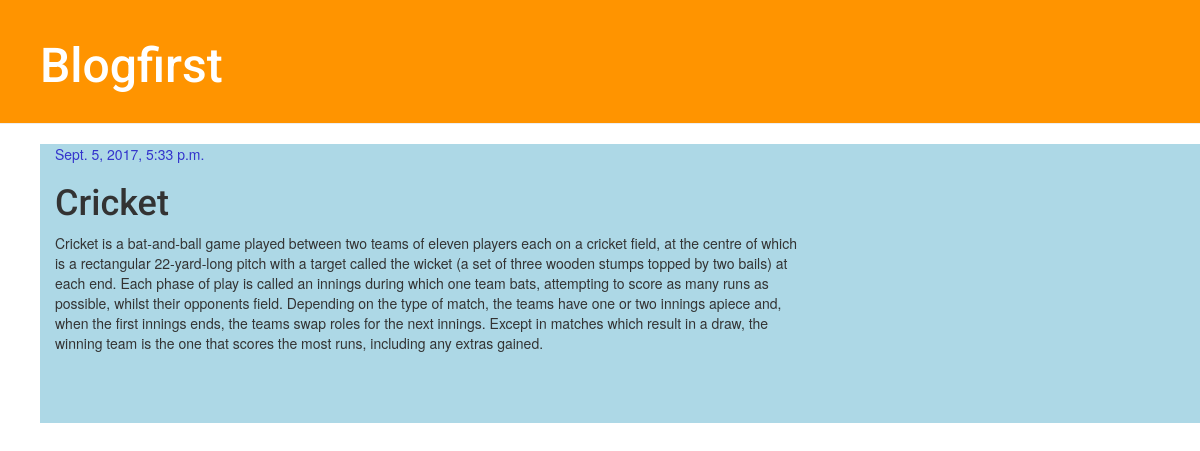
Screenshot of /post/3/ with the database file from the repository.
### blog/models.py (models this page shows, shortened)
class Post(models.Model):
    author = models.ForeignKey('auth.User')
    title = models.CharField(max_length=200)
    text = models.TextField()
    created_date = models.DateTimeField(
        default=timezone.now)
    published_date = models.DateTimeField(
        blank=True, null=True)

### blog/views.py (the view)
def post_detail(request, pk):
    post = get_object_or_404(Post, pk=pk)
    return render(request, 'blog/post_detail.html', {'post': post})

### blog/templates/blog/post_detail.html (shortened to what this page needs)
{% extends 'blog/base.html' %}
{% block content %}
    <div class="post">
        {% if post.published_date %}
            <div class="date">
                {{ post.published_date }}
            </div>
        {% endif %}
        <h1>{{ post.title }}</h1>
        <p>{{ post.text|linebreaksbr }}</p>
    </div>
{% endblock %}

### blog/static/css/blog.css (style rules this page uses)
h1, h2, h3, h4 { font-family: 'Roboto'; }
.date { color: #3333cc; }
.post { margin-bottom: 70px; }

### rows the page displays
Post: published_date "Sept. 5, 2017, 5:33 p.m.", title "Cricket", text "Cricket is a bat-and-ball game played between two teams of eleven players each on a cricket field, at the centre of which is a rectangular 22-yard-long pitch with a target called the wicket (a set of three wooden stumps topped by two bails) at each end. Each phase of play is called an innings during which one team bats, attempting to score as many runs as possible, whilst their opponents field. Depending on the type of match, the teams have one or two innings apiece and, when the first innings ends, the teams swap roles for the next innings. Except in matches which result in a draw, the winning team is the one that scores the most runs, including any extras gained."
